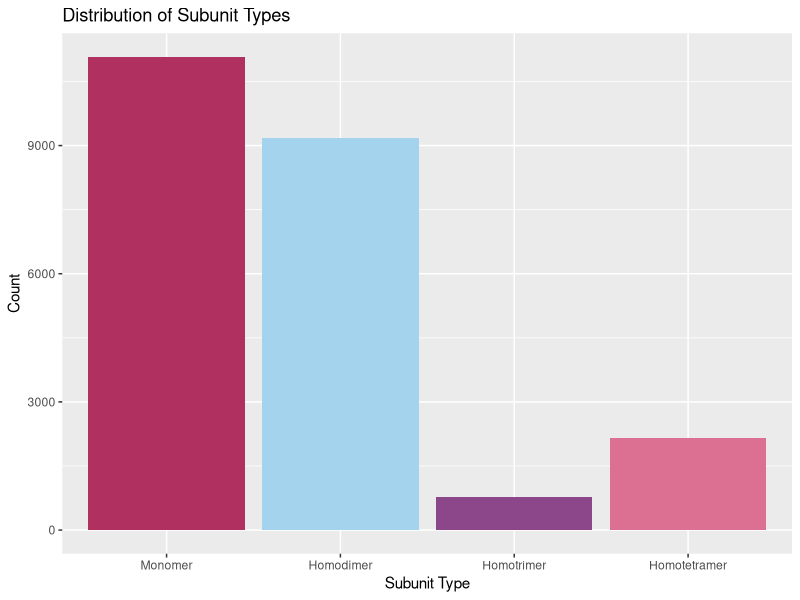
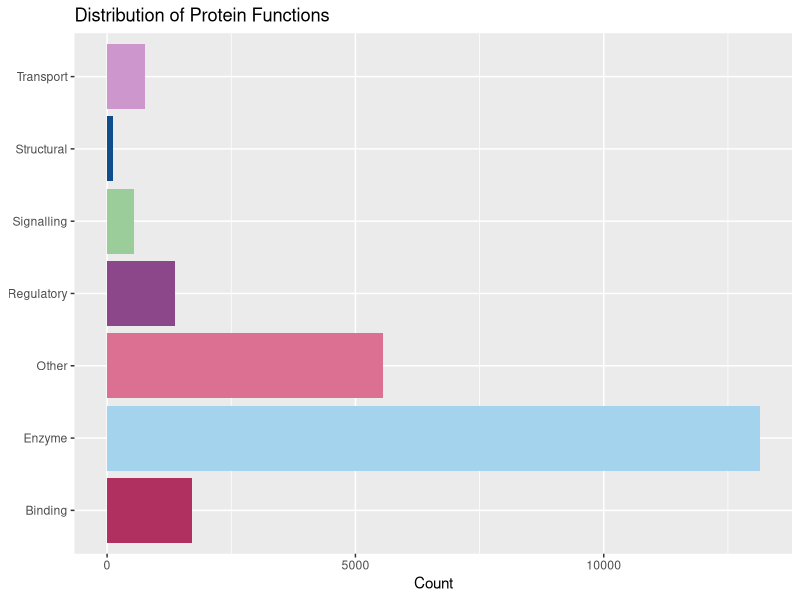
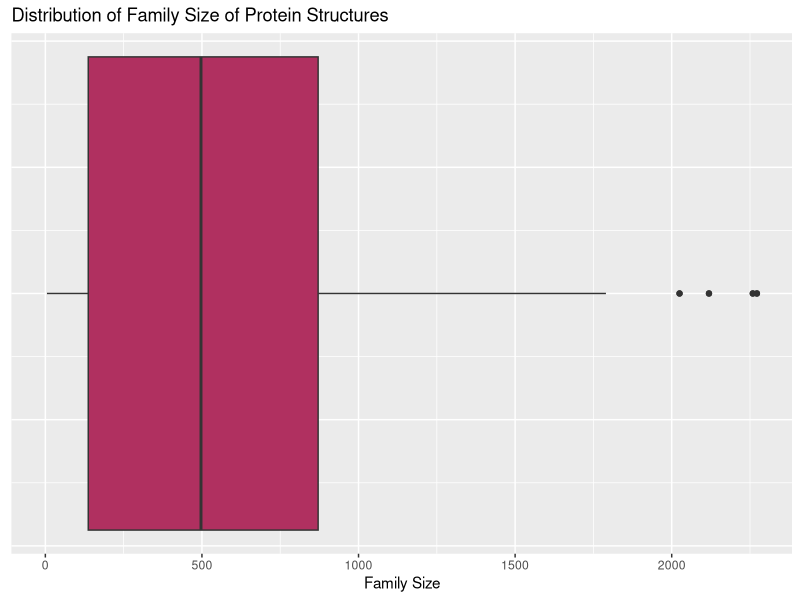
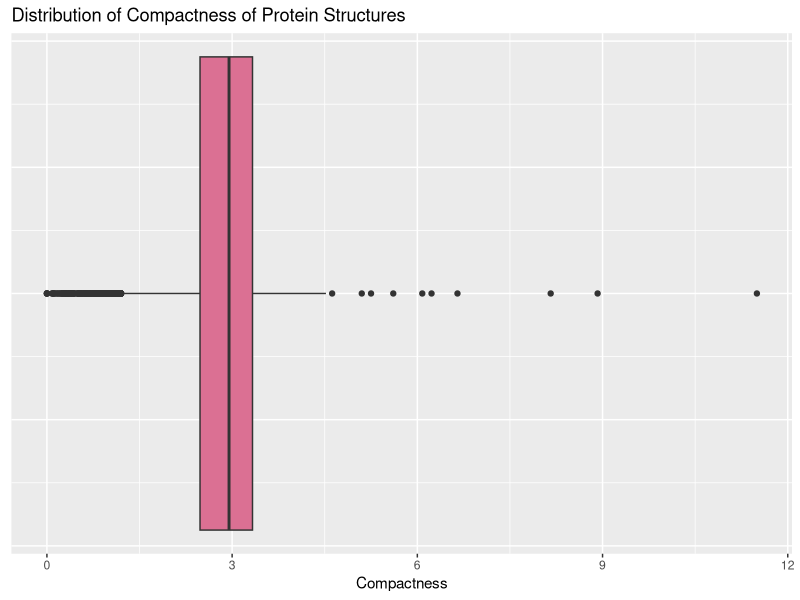
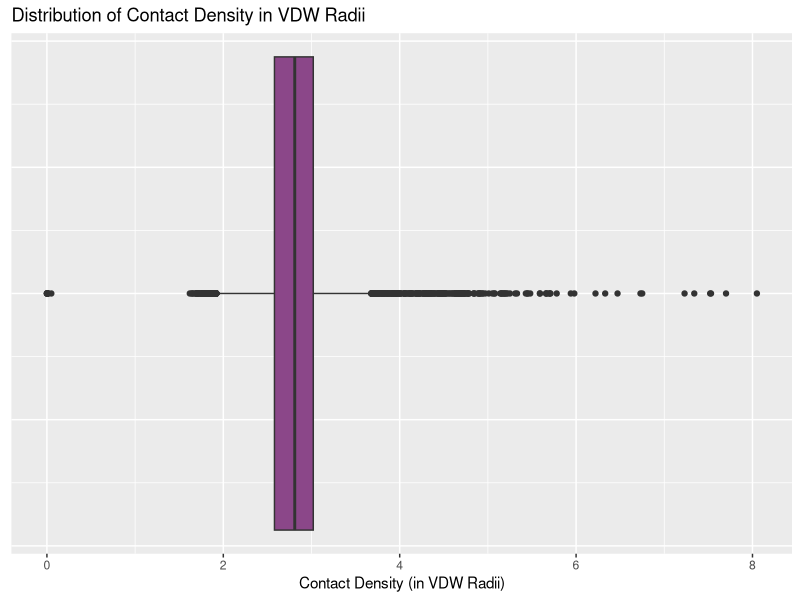
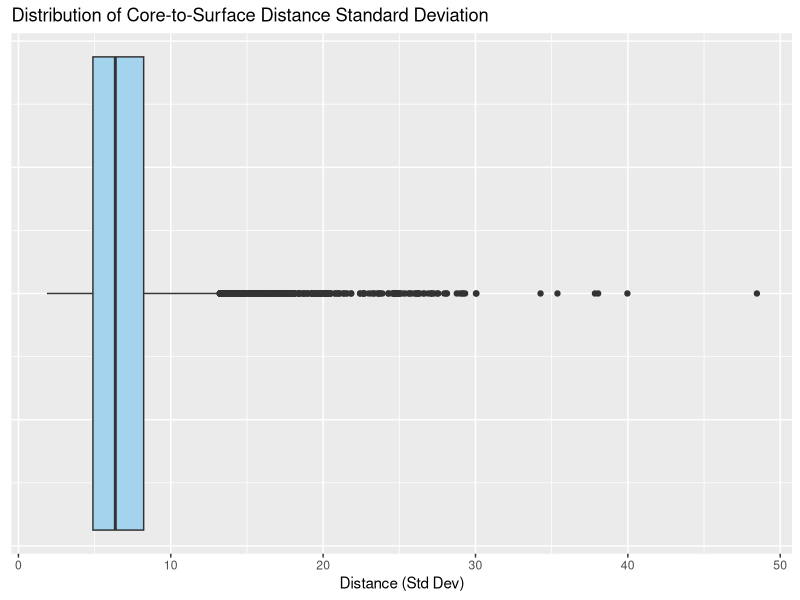
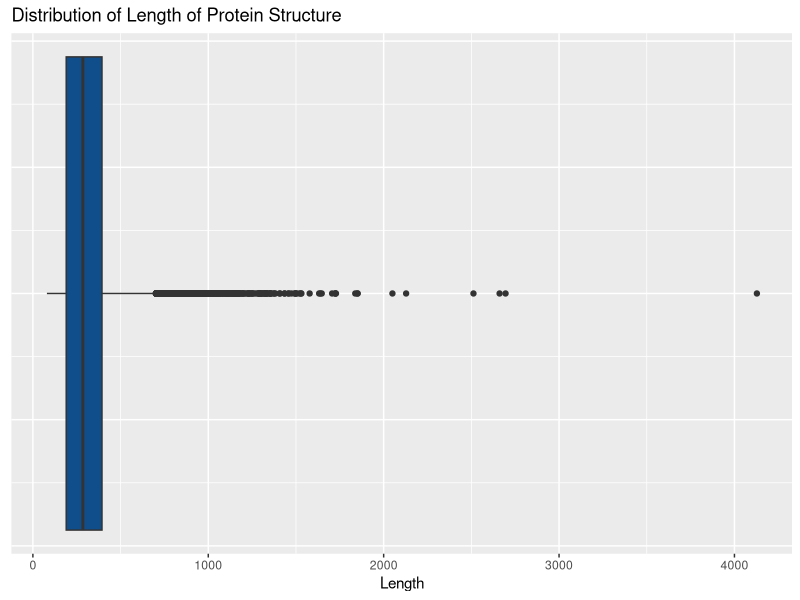
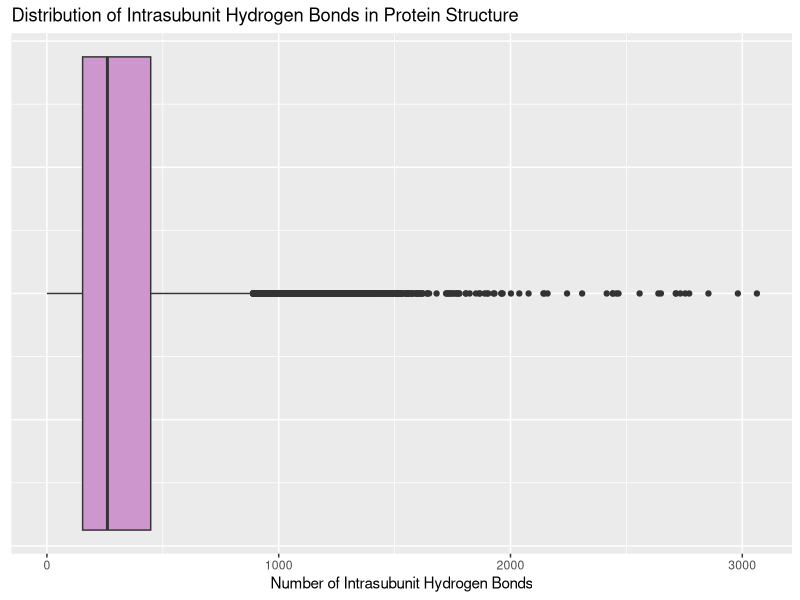

Write the R code that produced these figures, in order.
## ---- chunk 1
knitr::opts_chunk$set(echo = FALSE, message = FALSE, warning = FALSE)
## ---- chunk 2
library(tidyverse)
## ---- chunk 3
monomer <- read_csv("protein-datasets/monomer_dataset.csv")
homodimer <- read_csv("protein-datasets/homodimer_dataset.csv")
homotrimer <- read_csv("protein-datasets/homotrimer_dataset.csv")
homotetramer <- read_csv("protein-datasets/homotetramer_dataset.csv")
## ---- chunk 4
glimpse(monomer)
## ---- chunk 5
glimpse(homodimer)
## ---- chunk 6
glimpse(homotrimer)
## ---- chunk 7
glimpse(homotetramer)
## ---- chunk 8
monomer <- monomer %>% 
  rename(Intrasubunit_HBonds = Intrasubunit_HBonds.1) %>% 
  mutate(chain_name = NA)
## ---- chunk 9
homotetramer %>% 
  select(code, PDB_ID, Entity_ID)
## ---- chunk 10
homotetramer <- homotetramer %>% 
  select(-PDB_ID, -Entity_ID)
## ---- chunk 11
proteins <- bind_rows(monomer, homodimer, homotrimer, homotetramer)

proteins %>% 
  arrange(desc(chain_name))
## ---- chunk 12
proteins <- proteins %>% 
  mutate(subunit_type = case_when(nsub2 == 1 ~ "Monomer", 
                                  nsub2 == 2 ~ "Homodimer",
                                  nsub2 == 3 ~ "Homotrimer",
                                  nsub2 == 4 ~ "Homotetramer"))
## ---- chunk 13
proteins <- proteins %>% 
  select(-nsub2) %>% 
  relocate(chain_name, .after = code) %>% 
  relocate(subunit_type, .after = chain_name)
## ---- chunk 14
colSums(is.na(proteins))
## ---- chunk 15
proteins <- proteins %>% 
  mutate(subunit_type = fct_relevel(subunit_type, "Monomer", "Homodimer", "Homotrimer",
                                    "Homotetramer"))  
## ---- chunk 16
ggplot(data = proteins, mapping = aes(x = subunit_type, 
                                      fill = subunit_type)) + 
  geom_bar() + 
  labs(x = "Subunit Type", 
       y = "Count", 
       title = "Distribution of Subunit Types",
       fill = NULL) + 
  theme(legend.position = "none") + 
  scale_fill_manual(values = c('maroon', 'lightskyblue2', 'orchid4', 'palevioletred'))
## ---- chunk 17
proteins %>% 
  count(subunit_type) %>% 
  mutate(type_perc = n / sum(n)) %>% 
  mutate(type_perc = round(type_perc, digits = 3))
## ---- chunk 18
ggplot(proteins, aes(y = Function_Class, 
                     fill = Function_Class)) + 
  geom_bar() + 
  labs(x = "Count",
       y = NULL, 
       title = "Distribution of Protein Functions", 
       fill = NULL) + 
  theme(legend.position = "none") + 
  scale_fill_manual(values = c('maroon', 'lightskyblue2', 'palevioletred', 'orchid4', 
                               'darkseagreen3', 'dodgerblue4', 'plum3'))
## ---- chunk 19
ggplot(proteins, aes(x = foldseek_family_size)) + 
  geom_boxplot(fill = 'maroon') + 
  labs(x = "Family Size",
       y = NULL, 
       title = "Distribution of Family Size of Protein Structures") + 
  theme(axis.text.y = element_blank(), axis.ticks.y = element_blank())
## ---- chunk 20
proteins %>% 
  select(foldseek_family_size) %>% 
  summarize(median_size = median(foldseek_family_size), 
            Q1 = quantile(foldseek_family_size, probs = 0.25), 
            Q3 = quantile(foldseek_family_size, probs = 0.75), 
            IQR = Q3 - Q1, 
            max_size = max(foldseek_family_size),
            min_size = min(foldseek_family_size))
## ---- chunk 21
ggplot(proteins, aes(x = compactness)) + 
  geom_boxplot(fill = 'palevioletred') + 
  labs(x = "Compactness",
       y = NULL, 
       title = "Distribution of Compactness of Protein Structures") + 
  theme(axis.text.y = element_blank(), axis.ticks.y = element_blank())
## ---- chunk 22
proteins %>% 
  select(compactness) %>% 
  summarize(median_compactness = median(compactness), 
            Q1 = quantile(compactness, probs = 0.25), 
            Q3 = quantile(compactness, probs = 0.75), 
            IQR = Q3 - Q1, 
            max_compactness = max(compactness),
            min_compactness = min(compactness))
## ---- chunk 23
ggplot(proteins, aes(x = contact_density_vdw)) + 
  geom_boxplot(fill = 'orchid4') + 
  labs(x = "Contact Density (in VDW Radii)",
       y = NULL, 
       title = "Distribution of Contact Density in VDW Radii") + 
  theme(axis.text.y = element_blank(), axis.ticks.y = element_blank())
## ---- chunk 24
proteins %>% 
  select(contact_density_vdw) %>% 
  summarize(median_contact_vdw = median(contact_density_vdw), 
            Q1 = quantile(contact_density_vdw, probs = 0.25), 
            Q3 = quantile(contact_density_vdw, probs = 0.75), 
            IQR = Q3 - Q1, 
            max_contact_dn_vdw = max(contact_density_vdw),
            min_contact_dn_vdw = min(contact_density_vdw))
## ---- chunk 25
ggplot(proteins, aes(x = Surface_Dist_StdDev)) + 
  geom_boxplot(fill = 'lightskyblue2') + 
  labs(x = "Distance (Std Dev)",
       y = NULL, 
       title = "Distribution of Core-to-Surface Distance Standard Deviation") + 
  theme(axis.text.y = element_blank(), axis.ticks.y = element_blank())
## ---- chunk 26
proteins %>% 
  select(Surface_Dist_StdDev) %>% 
  summarize(median_dist_stddev = median(Surface_Dist_StdDev, na.rm = TRUE), 
            Q1 = quantile(Surface_Dist_StdDev, probs = 0.25, na.rm = TRUE), 
            Q3 = quantile(Surface_Dist_StdDev, probs = 0.75, na.rm = TRUE), 
            IQR = Q3 - Q1, 
            max_dist_stddev = max(Surface_Dist_StdDev, na.rm = TRUE),
            min_dist_stddev = min(Surface_Dist_StdDev, na.rm = TRUE))
## ---- chunk 27
ggplot(proteins, aes(x = length_full)) + 
  geom_boxplot(fill = 'dodgerblue4') + 
  labs(x = "Length",
       y = NULL, 
       title = "Distribution of Length of Protein Structure") + 
  theme(axis.text.y = element_blank(), axis.ticks.y = element_blank())
## ---- chunk 28
proteins %>% 
  select(length_full) %>% 
  summarize(median_length = median(length_full), 
            Q1 = quantile(length_full, probs = 0.25), 
            Q3 = quantile(length_full, probs = 0.75), 
            IQR = Q3 - Q1, 
            max_length = max(length_full),
            min_length = min(length_full))
## ---- chunk 29
ggplot(proteins, aes(x = Intrasubunit_HBonds)) + 
  geom_boxplot(fill = 'plum3') + 
  labs(x = "Number of Intrasubunit Hydrogen Bonds",
       y = NULL, 
       title = "Distribution of Intrasubunit Hydrogen Bonds in Protein Structure") + 
  theme(axis.text.y = element_blank(), axis.ticks.y = element_blank())
## ---- chunk 30
proteins %>% 
  select(Intrasubunit_HBonds) %>% 
  summarize(median_hbonds = median(Intrasubunit_HBonds), 
            Q1 = quantile(Intrasubunit_HBonds, probs = 0.25), 
            Q3 = quantile(Intrasubunit_HBonds, probs = 0.75), 
            IQR = Q3 - Q1, 
            max_hbonds = max(Intrasubunit_HBonds),
            min_hbonds = min(Intrasubunit_HBonds))
## ---- chunk 31
ggplot(proteins, aes(x = length_full, 
                     y = subunit_type, 
                     fill = subunit_type)) + 
  geom_boxplot() + 
  labs(x = "Length of Structure",
       y = NULL, 
       title = "Distribution of Protein Structure Length Across Subunit Types", 
       fill = NULL) + 
  theme(legend.position = "none") + 
  scale_fill_manual(values = c('maroon', 'lightskyblue2', 'orchid4', 'palevioletred'))
## ---- chunk 32
proteins %>% 
  group_by(subunit_type) %>% 
  summarize(median_length = median(length_full), 
            Q1 = quantile(length_full, probs = 0.25), 
            Q3 = quantile(length_full, probs = 0.75), 
            IQR = Q3 - Q1, 
            max_length = max(length_full),
            min_length = min(length_full))
## ---- chunk 33
ggplot(proteins, aes(x = surface_area, 
                     y = subunit_type, 
                     fill = subunit_type)) + 
  geom_boxplot() + 
  labs(x = "Surface Area of Structure",
       y = NULL, 
       title = "Distribution of Protein Surface Area Across Subunit Types", 
       fill = NULL) + 
  theme(legend.position = "none") + 
  scale_fill_manual(values = c('maroon', 'lightskyblue2', 'orchid4', 'palevioletred'))
## ---- chunk 34
proteins %>% 
  group_by(subunit_type) %>% 
  summarize(median_sf = median(surface_area), 
            Q1 = quantile(surface_area, probs = 0.25), 
            Q3 = quantile(surface_area, probs = 0.75), 
            IQR = Q3 - Q1, 
            max_sf = max(surface_area),
            min_sf = min(surface_area))
## ---- chunk 35
ggplot(proteins, aes(x = Surface_Dist_StdDev, 
                     y = subunit_type, 
                     fill = subunit_type)) + 
  geom_boxplot() + 
  labs(x = "Distance (Std Dev)",
       y = NULL, 
       title = "Surface Irregularity (Shape) of Protein Across Subunit Type", 
       subtitle = "Measured as the Standard Deviation of Core-to-Surface Distance", 
       fill = NULL) + 
  theme(legend.position = "none") + 
  scale_fill_manual(values = c('maroon', 'lightskyblue2', 'orchid4', 'palevioletred'))
## ---- chunk 36
proteins %>% 
  group_by(subunit_type) %>% 
  summarize(median_sf = median(Surface_Dist_StdDev), 
            Q1 = quantile(Surface_Dist_StdDev, probs = 0.25, na.rm = TRUE), 
            Q3 = quantile(Surface_Dist_StdDev, probs = 0.75, na.rm = TRUE), 
            IQR = Q3 - Q1, 
            max_sf = max(Surface_Dist_StdDev),
            min_sf = min(Surface_Dist_StdDev))
## ---- chunk 37
ggplot(proteins, aes(y = Function_Class, 
                     fill = subunit_type)) + 
  geom_bar(position = "fill") + 
  labs(x = "Proportion",
       y = "Function", 
       title = "Proportion of Subunit Type by Protein Function", 
       fill = "Subunit Type") + 
  scale_fill_manual(values = c('maroon', 'lightskyblue2', 'palevioletred', 'orchid4')) 
## ---- chunk 38
ggplot(proteins, aes(x = foldseek_family_size, 
                     y = subunit_type, 
                     fill = subunit_type)) + 
  geom_boxplot() + 
  labs(x = "Family Size",
       y = NULL, 
       title = "Family Size of Protein Structure Across Subunit Type", 
       fill = NULL) + 
  theme(legend.position = "none") + 
  scale_fill_manual(values = c('maroon', 'lightskyblue2', 'orchid4', 'palevioletred'))
## ---- chunk 39
proteins %>% 
  group_by(subunit_type) %>% 
  summarize(median_fam_size = median(foldseek_family_size), 
            Q1 = quantile(foldseek_family_size, probs = 0.25), 
            Q3 = quantile(foldseek_family_size, probs = 0.75), 
            IQR = Q3 - Q1, 
            max_fam_size = max(foldseek_family_size),
            min_fam_size = min(foldseek_family_size))
## ---- chunk 40
ggplot(proteins, mapping = aes(x = length_full, 
                               y = foldseek_family_size, 
                               color = subunit_type)) + 
  geom_point() + 
  scale_x_log10() + 
  facet_wrap(~ subunit_type) + 
  labs(x = "Length of Structure",
       y = "Family Size (n)", 
       title = "Family Size of Protein Structure by Length", 
       subtitle = "Across Subunit Type",
       color = NULL) + 
  theme(legend.position = "none") + 
  scale_color_manual(values = c('maroon', 'lightskyblue2', 'orchid4', 'palevioletred'))
## ---- chunk 41
ggplot(proteins, mapping = aes(x = Surface_Dist_StdDev, 
                               y = foldseek_family_size, 
                               color = subunit_type)) + 
  geom_point() + 
  facet_wrap(~ subunit_type) + 
  labs(x = "Distance (Std Dev)",
       y = "Family Size", 
       title = "Family Size of Protein Structure by Surface Irregularity (Shape)",
       subtitle = "Across Subunit Type", 
       color = NULL) + 
  theme(legend.position = "none") + 
  scale_color_manual(values = c('maroon', 'lightskyblue2', 'orchid4', 'palevioletred'))
## ---- chunk 42
ggplot(proteins, mapping = aes(x = contact_density_vdw, 
                               y = foldseek_family_size, 
                               color = subunit_type)) + 
  geom_point() + 
  facet_wrap(~ subunit_type) + 
  labs(x = "Contact Density (angstrom)", 
       y = "Family Size (n)", 
       title = "Family Size of Protein Structure by Contact Density (Packedness)",
       subtitle = "Across Subunit Type", 
       color = NULL) + 
  theme(legend.position = "none") + 
  scale_color_manual(values = c('maroon', 'lightskyblue2', 'orchid4', 'palevioletred'))
## ---- chunk 43
ggplot(proteins, mapping = aes(x = surf_area_vol_ratio, 
                               y = foldseek_family_size, 
                               color = subunit_type)) + 
  geom_point() + 
  facet_wrap(~ subunit_type) + 
  labs(x = "Surface Area to Volume Ratio", 
       y = "Family Size (n)", 
       title = "Family Size of Protein Structure by Surface Area to Volume Ratio",
       subtitle = "Across Subunit Type", 
       color = NULL) + 
  theme(legend.position = "none") + 
  scale_color_manual(values = c('maroon', 'lightskyblue2', 'orchid4', 'palevioletred'))
## ---- chunk 44
ggplot(proteins, mapping = aes(x = compactness, 
                               y = foldseek_family_size, 
                               color = subunit_type)) + 
  geom_point() + 
  facet_wrap(~ subunit_type) + 
  labs(x = "Proportion/Ratio", 
       y = "Family Size (n)", 
       title = "Family Size of Protein Structure by Compactness",
       subtitle = "Across Subunit Type", 
       color = NULL) + 
  theme(legend.position = "none") + 
  scale_color_manual(values = c('maroon', 'lightskyblue2', 'orchid4', 'palevioletred'))
## ---- chunk 45
ggplot(proteins, mapping = aes(x = Intrasubunit_HBonds, 
                               y = foldseek_family_size, 
                               color = subunit_type)) + 
  geom_point() + 
  facet_wrap(~ subunit_type) + 
  labs(x = "Intra-subunit Hydrogen Bonds", 
       y = "Family Size (n)", 
       title = "Family Size of Protein Structure by Intra-subunit Hydrogen Bonds",
       subtitle = "Across Subunit Type", 
       color = NULL) + 
  theme(legend.position = "none") + 
  scale_color_manual(values = c('maroon', 'lightskyblue2', 'orchid4', 'palevioletred'))
